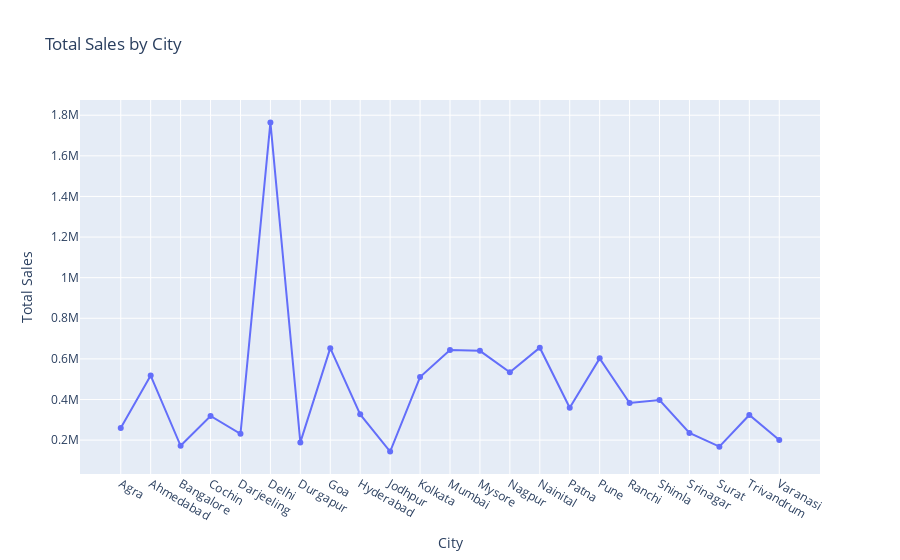

Here is the notebook cell this chart was saved with:
### Code cell
fig = px.line(df2,x = 'City', y = 'Total Sales', title = "Total Sales by City", markers=True)
fig.show()

### Figure 1 — Plotly figure (JSON) as saved in the notebook; plotly's stock layout.template omitted (floating-point values rounded to 4 significant figures)
{"data": [{"hovertemplate": "City=%{x}<br>Total Sales=%{y}<extra></extra>", "legendgroup": "", "line": {"color": "#636efa", "dash": "solid"}, "marker": {"symbol": "circle"}, "mode": "lines+markers", "name": "", "orientation": "v", "showlegend": false, "type": "scatter", "x": ["Agra", "Ahmedabad", "Bangalore", "Cochin", "Darjeeling", "Delhi", "Durgapur", "Goa", "Hyderabad", "Jodhpur", "Kolkata", "Mumbai", "Mysore", "Nagpur", "Nainital", "Patna", "Pune", "Ranchi", "Shimla", "Srinagar", "Surat", "Trivandrum", "Varanasi"], "xaxis": "x", "y": [259971, 517965, 171788, 318710, 231032, 1764426, 188769, 652865, 326784, 143611, 510157, 643215, 639673, 534082, 655124, 359030, 602513, 382835, 396905, 234890, 167707, 323774, 200799], "yaxis": "y"}], "layout": {"autosize": true, "legend": {"tracegroupgap": 0}, "title": {"text": "Total Sales by City"}, "xaxis": {"anchor": "y", "autorange": true, "domain": [0, 1], "range": [-1.358, 23.36], "title": {"text": "City"}, "type": "category"}, "yaxis": {"anchor": "x", "autorange": true, "domain": [0, 1], "range": [7996.0, 1900000.0], "title": {"text": "Total Sales"}, "type": "linear"}}}
